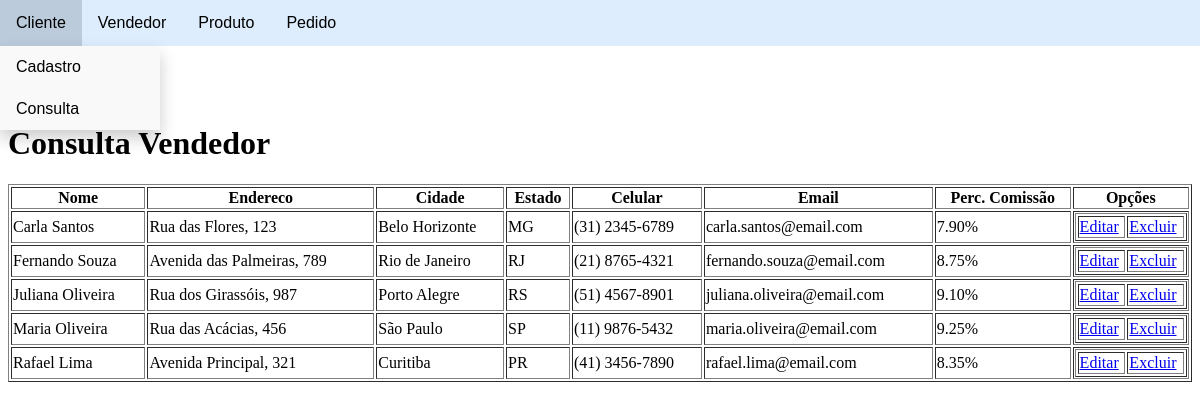
The app's page /vendedor/consultarVendedor.php, older data.
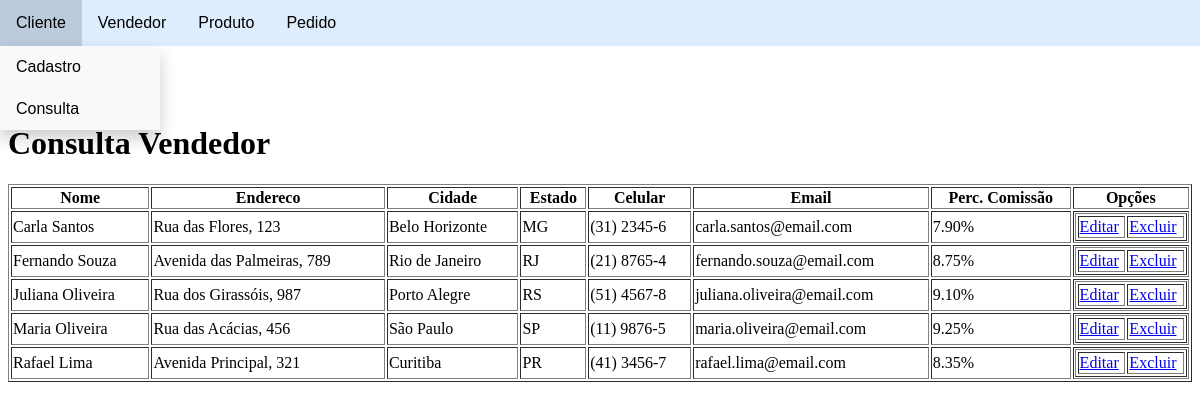
The same page, newer data.
### tables this page shows
CREATE TABLE tb_vendedor(
	id INTEGER AUTO_INCREMENT PRIMARY KEY,
	nome VARCHAR(50),
	endereco VARCHAR(50),
	cidade VARCHAR(30),
	estado VARCHAR(2),
	celular VARCHAR(11),
	email VARCHAR(50),
	perc_comissao NUMERIC(5,2)
) engine INNODB;

### vendedor/tabelaVendedor.php (the view, shortened to what this page needs)
<?php
    echo
    "<form method='POST'>
    <table border='1' width='100%'>";
        include("../conexao.php");
        $query="SELECT * FROM tb_vendedor ORDER BY nome";
        $resu=mysqli_query($con,$query) or die(mysqli_connect_error());
        echo"
        <tr>
            <th>Nome</th>
            <th>Endereco</th>
            <th>Cidade</th>
            <th>Estado</th>
            <th>Celular</th>
            <th>Email</th>
            <th>Perc. Comissão</th>
            <th>Opções</th>
        </tr>";
        while($reg = mysqli_fetch_array($resu)) {
            echo
            "<tr>
                <td>".$reg['nome']."</td>
                <td>".$reg['endereco']."</td>
                <td>".$reg['cidade']."</td>
                <td>".$reg['estado']."</td>
                <td>".$reg['celular']."</td>
                <td>".$reg['email']."</td>
                <td>".$reg['perc_comissao']."%"."</td>
                <td width='10%'><table border='1' width='100%'><tr>
                    <td><a href='atualizarVendedor.php?id=".$reg['id']."'>Editar</td>
                    <td><a href='excluirVendedor.php?id=".$reg['id']."'>Excluir</td>
                </tr></table></td>
            </tr>";
        }
    echo "</form>";
?>

### vendedor/consultarVendedor.php (shortened to what this page needs)
<!DOCTYPE html>
<html lang="pt-br">
<head>
</head>
<body>
    <?php
        include('../navbar.php');
        $navBar = new NavBar;
        include('tabelaVendedor.php');
    ?>
    <h1>Consulta Vendedor</h1>
</body>
</html>

### navbar.php (shortened to what this page needs)
<?php
    echo"
        <style>
            ul{
                list-style-type: none;
                margin: 0;
                padding: 0;
                overflow: hidden;
                background-color: #ddedfd;
            }
            li{
                float: left;
            }
            li a, .dropbtn{
                display: inline-block;
                color: black;
                font-family: Verdana, Geneva, Tahoma, sans-serif;
                text-align: center;
                padding: 14px 16px;
                text-decoration: none;
            }
            li a:hover, .dropdown:hover .dropbtn{
                background-color: #bbcbdb;
            }
            li.dropdown{
                display: inline-block;
            }
            .dropdown-content{
                display: none;
                position: absolute;
                background-color: #f9f9f9;
                min-width: 160px;
                box-shadow: 0px 8px 16px 0px rgba(0,0,0,0.2);
                z-index: 1;
            }
            .dropdown-content a{
                color: black;
                padding: 12px 16px;
                text-decoration: none;
                display: block;
                text-align: left;
            }
            .dropdown-content a:hover{
                background-color: #f1f1f1;
            }
            .dropdown:hover .dropdown-content{
                display: block;
            }
            .title{
                display: flex;
                font-family: Verdana, Geneva, Tahoma, sans-serif;
                text-align: center;
                background-color: #003366;
                color: #ffffff;
                padding: 10px 50px;
                font-size: 30px;
                font-weight: bold;
            }
            .wrapper{
                position: fixed;
                top:0;
                left:0;
                width:100%;
            }
            .box{
                height: 6em;
            }
        </style>
        <div class='box'></div>";
            class Navbar{
                public function navBar(){
                    echo
                    "<div class='wrapper'>
                        <ul>
                            <li class='dropdown'>
                                <a href='javascript:void(0)' class='dropbtn'>Cliente</a>
                                <div class='dropdown-content'>
                                    <a href='../cliente/cadastrarCliente.php'>Cadastro</a>
                                    <a href='../cliente/consultarCliente.php'>Consulta</a>
                                </div>
                            </li>
                            <li class='dropdown'>
                                <a href='javascript:void(0)' class='dropbtn'>Vendedor</a>
                                <div class='dropdown-content'>
                                    <a href='../vendedor/cadastrarVendedor.php'>Cadastro</a>
                                    <a href='../vendedor/consultarVendedor.php'>Consulta</a>
                                </div>
                            </li>
                            <li class='dropdown'>
                                <a href='javascript:void(0)' class='dropbtn'>Produto</a>
                                <div class='dropdown-content'>
                                    <a href='../produto/cadastrarProduto.php'>Cadastro</a>
                                    <a href='../produto/consultarProduto.php'>Consulta</a>
                                </div>
                            </li>
                            <li class='dropdown'>
                                <a href='javascript:void(0)' class='dropbtn'>Pedido</a>
                                <div class='dropdown-content'>
                                    <a href='../pedido/cadastrarPedidov2.php'>Cadastro</a>
                                    <a href='../pedido/consultarPedido.php'>Consulta</a>
                                </div>
                            </li>
                        </ul></div>";
                }
            }
?>

### navbar.php (style rules this page uses)
ul { list-style-type: none; margin: 0; padding: 0; overflow: hidden; background-color: #ddedfd; }
li { float: left; }
li a, .dropbtn { display: inline-block; color: black; font-family: Verdana, Geneva, Tahoma, sans-serif; text-align: center; padding: 14px 16px; text-decoration: none; }
li.dropdown { display: inline-block; }
.wrapper { position: fixed; top:0; left:0; width:100%; }
.box { height: 6em; }

Row changes from the older to the newer data that the page shows:
changed tb_vendedor "Carla Santos": celular "(31) 2345-6789" → "(31) 2345-6"
changed tb_vendedor "Fernando Souza": celular "(21) 8765-4321" → "(21) 8765-4"
changed tb_vendedor "Juliana Oliveira": celular "(51) 4567-8901" → "(51) 4567-8"
changed tb_vendedor "Maria Oliveira": celular "(11) 9876-5432" → "(11) 9876-5"
changed tb_vendedor "Rafael Lima": celular "(41) 3456-7890" → "(41) 3456-7"
